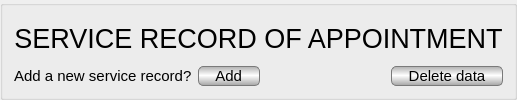
        <widget class="QGroupBox" name="servRecBox">
         <property name="styleSheet">
          <string notr="true">QWidget#servRecBox{
	border: 2px solid #4f5053;
}</string>
         </property>
         <property name="title">
          <string/>
         </property>
         <layout class="QGridLayout" name="gridLayout_9">
          <item row="0" column="0" colspan="4">
           <widget class="QLabel" name="label_40">
            <property name="font">
             <font>
              <family>Segoe UI</family>
              <pointsize>20</pointsize>
             </font>
            </property>
            <property name="text">
             <string>SERVICE RECORD OF APPOINTMENT</string>
            </property>
            <property name="alignment">
             <set>Qt::AlignCenter</set>
            </property>
           </widget>
          </item>
          <item row="1" column="0" colspan="4">
           <layout class="QFormLayout" name="serviceRecordLayout"/>
          </item>
          <item row="2" column="0">
           <widget class="QLabel" name="otherServiceRecordLabel">
            <property name="font">
             <font>
              <family>Segoe UI</family>
              <pointsize>11</pointsize>
             </font>
            </property>
            <property name="text">
             <string>Add a new service record?</string>
            </property>
           </widget>
          </item>
          <item row="2" column="1">
           <widget class="QPushButton" name="addServiceRecordB">
            <property name="font">
             <font>
              <family>Segoe UI</family>
              <pointsize>11</pointsize>
             </font>
            </property>
            <property name="styleSheet">
             <string notr="true">border: 1px solid #7a7a7a;
selection-color: qlineargradient(spread:reflect, x1:1, y1:1, x2:1, y2:0.469, stop:0 rgba(210, 210, 210, 255), stop:1 rgba(255, 255, 255, 255));
selection-background-color: qlineargradient(spread:reflect, x1:1, y1:1, x2:1, y2:0.469, stop:0 rgba(210, 210, 210, 255), stop:1 rgba(255, 255, 255, 255));
border-radius: 5px;
background-color: qlineargradient(spread:reflect, x1:1, y1:1, x2:1, y2:0.469, stop:0 rgba(165, 165, 165, 255), stop:1 rgba(255, 255, 255, 255));</string>
            </property>
            <property name="text">
             <string>    Add    </string>
            </property>
           </widget>
          </item>
          <item row="2" column="2">
           <spacer name="horizontalSpacer_7">
            <property name="orientation">
             <enum>Qt::Horizontal</enum>
            </property>
            <property name="sizeHint" stdset="0">
             <size>
              <width>118</width>
              <height>20</height>
             </size>
            </property>
           </spacer>
          </item>
          <item row="2" column="3">
           <widget class="QPushButton" name="deleteServiceRecord">
            <property name="font">
             <font>
              <family>Segoe UI</family>
              <pointsize>11</pointsize>
             </font>
            </property>
            <property name="styleSheet">
             <string notr="true">border: 1px solid #7a7a7a;
selection-background-color: qlineargradient(spread:reflect, x1:1, y1:1, x2:1, y2:0.469, stop:0 rgba(210, 210, 210, 255), stop:1 rgba(255, 255, 255, 255));
border-radius: 5px;
background-color: qlineargradient(spread:reflect, x1:1, y1:1, x2:1, y2:0.469, stop:0 rgba(165, 165, 165, 255), stop:1 rgba(255, 255, 255, 255));
selection-color: qlineargradient(spread:reflect, x1:1, y1:1, x2:1, y2:0.469, stop:0 rgba(210, 210, 210, 255), stop:1 rgba(255, 255, 255, 255));</string>
            </property>
            <property name="text">
             <string>    Delete data    </string>
            </property>
           </widget>
          </item>
         </layout>
        </widget>
